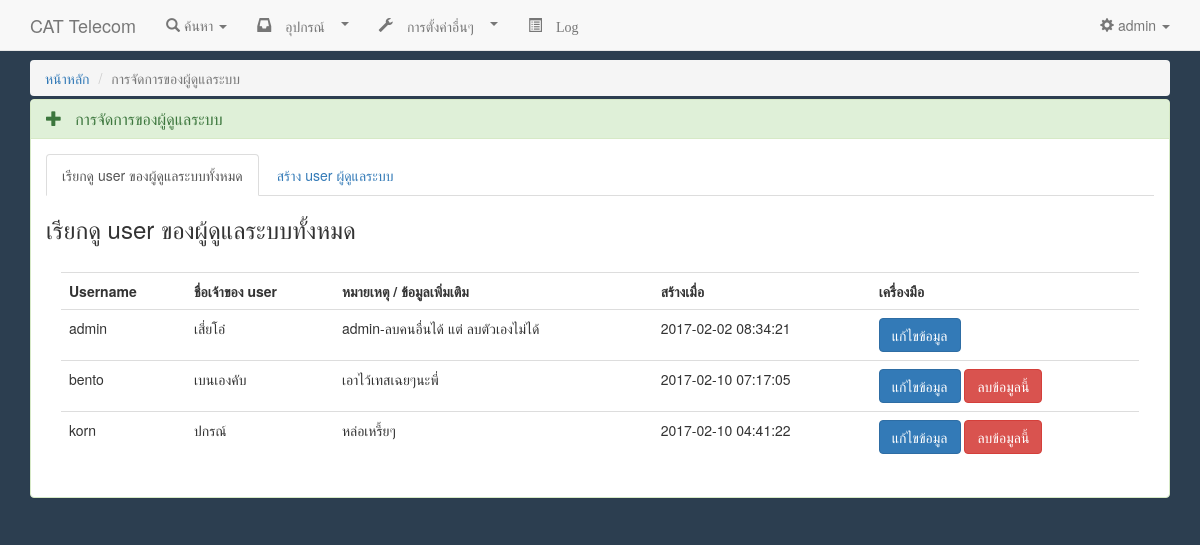
Page /user.management.php (signed in) on the committed database.
### tables this page shows
CREATE TABLE `user` (
  `user_id` int(11) NOT NULL,
  `user_name` varchar(20) NOT NULL,
  `user_pw` varchar(20) NOT NULL,
  `user_fname` varchar(30) NOT NULL,
  `user_detail` varchar(50) NOT NULL,
  `user_regis_datetime` datetime NOT NULL
);

### user.management.php (the view, shortened to what this page needs)
<?php
require('inc/inc.header.php');
if(isset($_COOKIE['user']) && isset($_COOKIE['pass'])){
require('inc/inc.navbar.php');
	if($_COOKIE['user'] == 'admin'){
?>
<div class="container">
<ol class="breadcrumb" style="margin-bottom: 3px;">
		<li><a href="main_dashboard.php">หน้าหลัก</a></li>
		<li class="active">การจัดการของผู้ดูแลระบบ</li>
</ol>
	<div class="row">
		<div class="col-sm-12">
					<div class="panel panel-success">
						<div class="panel-heading">
							<h5 class="panel-title"><span class=" glyphicon glyphicon-plus"></span>&nbsp;&nbsp;
							การจัดการของผู้ดูแลระบบ</h5>
						</div>
					<div class="panel-body">
						<ul class="nav nav-tabs">
							<li class="active"><a data-toggle="tab" href="#user_view_list">เรียกดู user ของผู้ดูแลระบบทั้งหมด</a></li>
							<li><a data-toggle="tab" href="#user_add">สร้าง user ผู้ดูแลระบบ</a></li>
						</ul>
						<div class="tab-content">
							<div id="user_view_list" class="tab-pane fade in active">
								<h3>เรียกดู user ของผู้ดูแลระบบทั้งหมด</h3>
								<br>
								<div class="col-sm-12">
									<table class="table">
										<th>Username</th>
										<th>ชื่อเจ้าของ user</th>
										<th>หมายเหตุ / ข้อมูลเพิ่มเติม</th>
										<th>สร้างเมื่อ</th>
										<th>เครื่องมือ</th>
										<?php
											include('process/dbconfig.inc.php');
											$sql_get_user = "SELECT * FROM user ORDER BY user_name ASC";
											$dataset_user = $conn->query($sql_get_user);
											while($rs_user = $dataset_user->fetch_assoc()){
										?>
										<tr>
											<td><?=$rs_user['user_name']?></td>
											<td><?=$rs_user['user_fname']?></td>
											<td><?=$rs_user['user_detail']?></td>
											<td><?=$rs_user['user_regis_datetime']?></td>
											<td>
												<a href="user.edit.user.php?userId=<?=$rs_user['user_id']?>" class="btn btn-primary">แก้ไขข้อมูล</a>
										<?php
												if($rs_user['user_name'] != 'admin'){
										?>
												<a href="process/process.del.user.php?userId=<?=$rs_user['user_id']?>&check_send=del_user"
												   class="btn btn-danger" onclick="return confirm('ต้องการลบข้อมูลนี้จริงหรือไม่ ?\nกด ตกลง เพื่อยืนยันการลบ.')">ลบข้อมูลนี้</a>
										<?php
												}
										?>
											</td>
										</tr>
										<?php
											}
										?>
									</table>
								</div>
							</div>
						</div>
					</div>
					</div>
		</div>
			</div>
</div>
<?php
	}else{
		echo '<script type="text/javascript">alert("ไม่มีสิทธิ์ใช้งานเนื้อหาหน้านี้."); window.location = "index.php";</script>';
	}
}else{
		echo '<script type="text/javascript">alert("ไม่มีสิทธิ์ใช้งานเนื้อหาหน้านี้."); window.location = "index.php";</script>';
	}
require('inc/inc.scripts.php');
?>

### rows in the picture
user: user_name "admin", user_fname "เสี่ยโอ๋", user_detail "admin-ลบคนอื่นได้ แต่ ลบตัวเองไม่ได้", user_regis_datetime "2017-02-02 08:34:21"
user: user_name "bento", user_fname "เบนเองคับ", user_detail "เอาไว้เทสเฉยๆนะพี่", user_regis_datetime "2017-02-10 07:17:05"
user: user_name "korn", user_fname "ปกรณ์", user_detail "หล่อเหรี้ยๆ", user_regis_datetime "2017-02-10 04:41:22"

### other values in the picture
$_COOKIE['user'] "admin"
